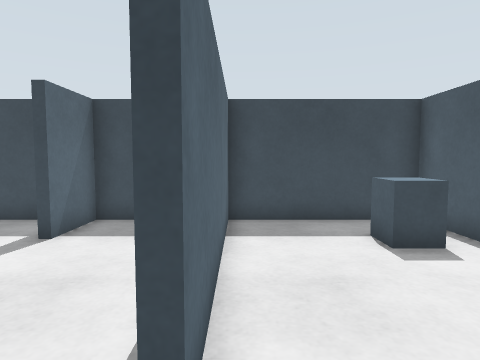
view 1 (above)

15 first-person views from a walk through a robot-simulator world made for Gazebo. The camera is 0.93 m above the floor, tilts 4° down and sees 75° across. The floor is counted in squares, 0.5 m on a side. Each view is taken from the middle of a square. On the plan, view 1 faces up. The plan holds only what a view shows up to about 17 squares ahead; the rest is blank. The place goes on beyond the plan.

view 2
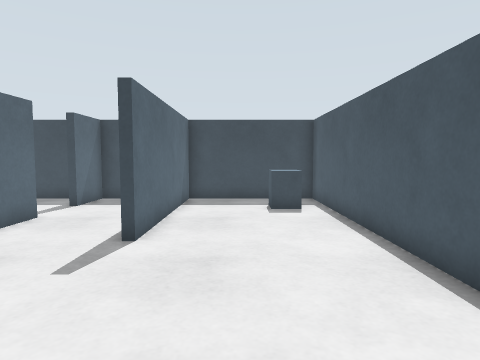

view 3
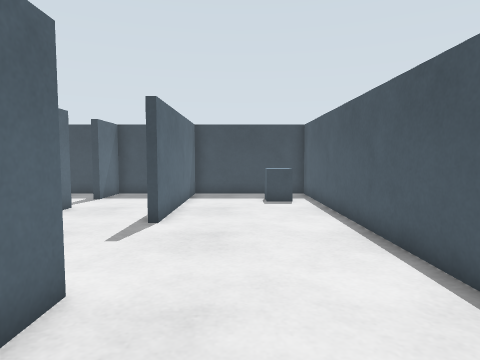

view 4
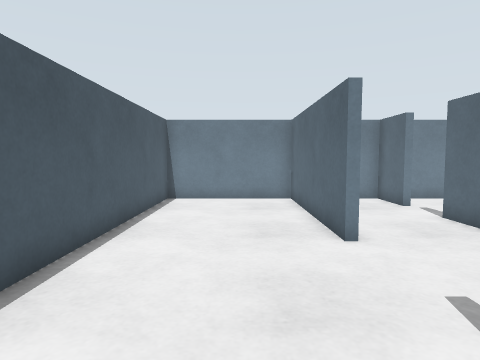

view 5
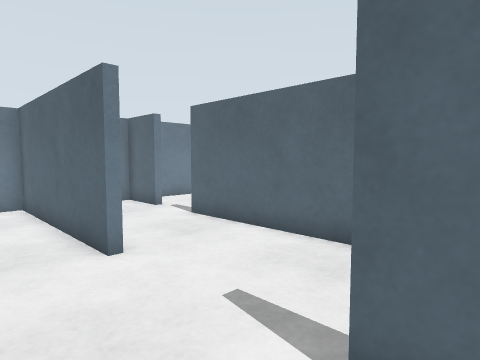

view 6
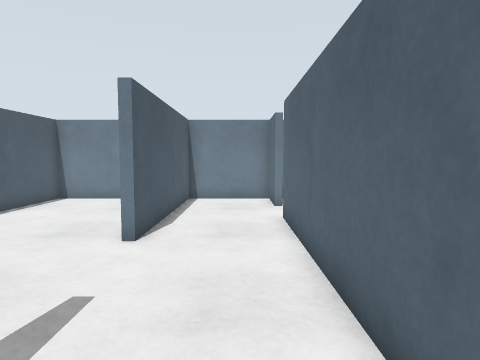

view 7
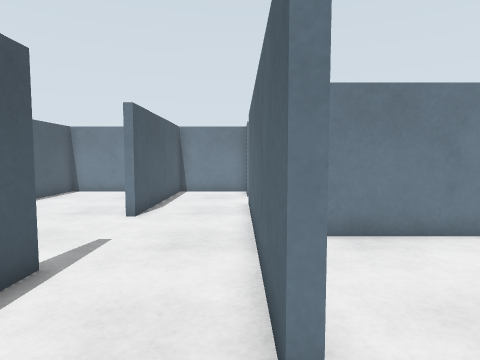

view 8
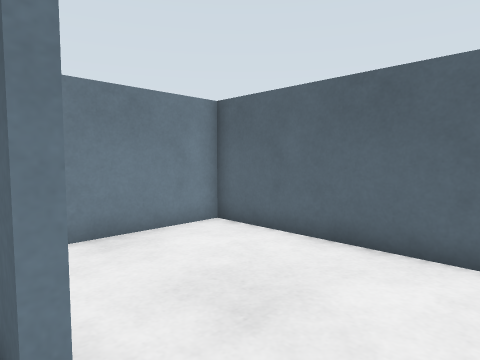

view 9
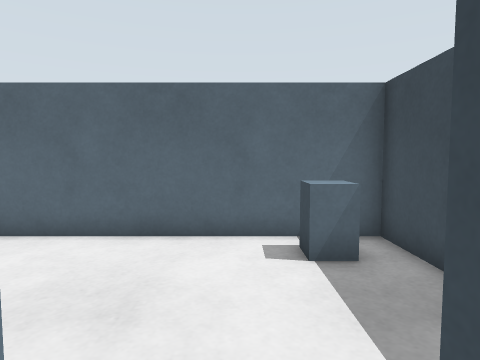

view 10
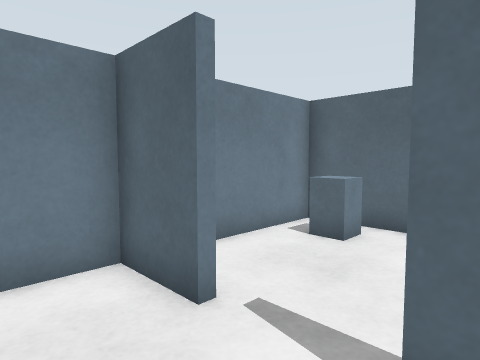

view 11
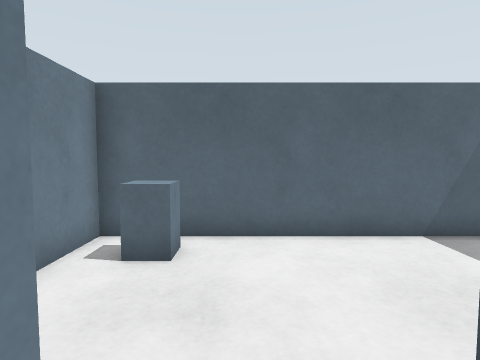

view 12
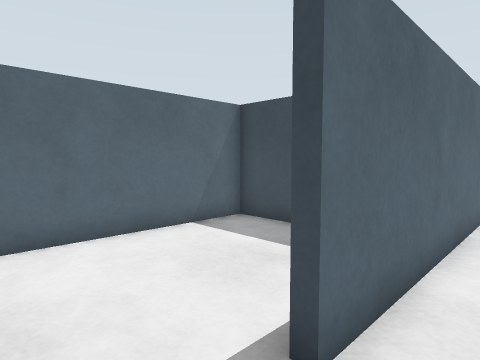

view 13
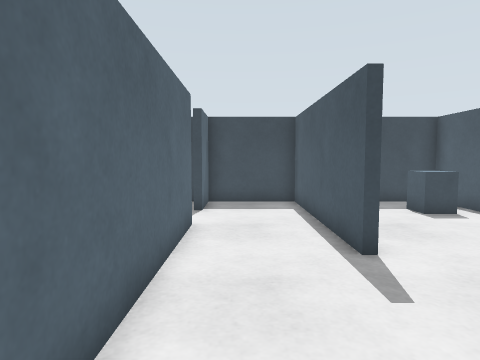

view 14
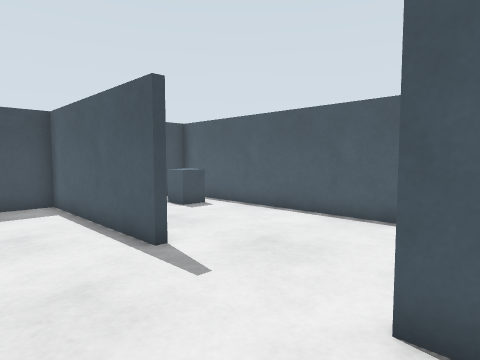

view 15
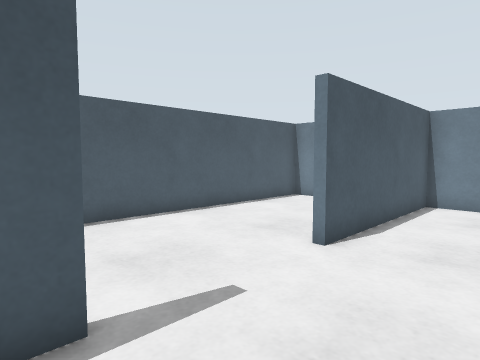

### Floor plan
Ten units are one square. View 1 is at (0, 0); x grows to the right and y downward. Boxes are objects, and circles mark ways between rooms. Rooms are numbered by the first view taken in them; rooms with no view inside come last. Other rooms are left out.
<svg viewBox="-109 -98 168 206">
<path fill="none" stroke="#000" d="M-7 29 -4 29 -4 103 54 103 54 -93 -4 -93 -4 -19M-4 -19 -7 -19 -7 -93 -44 -93 -44 -71M-44 -47 -44 57M-44 81 -44 103 -7 103 -7 29M-48 -47 -44 -47M-44 -71 -48 -71M-49 -93 -104 -93 -104 3 -60 3M-44 57 -48 57M-48 81 -44 81M-82 6 -104 6 -104 103 -49 103"/>
<rect x="25" y="-75" width="20" height="10" fill="#bbb"><title>blue box</title></rect>
<rect x="-95" y="-85" width="10" height="20" fill="#bbb"><title>blue box</title></rect>
<rect x="-95" y="85" width="10" height="10" fill="#bbb"><title>blue box</title></rect>
<circle cx="-10" cy="5" r="3" fill="#2a7"/>
<circle cx="-50" cy="-60" r="3" fill="#2a7"/>
<circle cx="-50" cy="70" r="3" fill="#2a7"/>
<text x="20" y="0">1</text>
<text x="-30" y="0">2</text>
<text x="-80" y="-50">3</text>
<text x="-80" y="60">4</text>
</svg>
Room 1 opens to room 2. Room 2 opens to room 3. Room 2 opens to room 4.

Where each view was taken, in squares from view 1:
view 1: 0 up, 0 right, facing up
view 2: 5 down, 2 right, facing up
view 3: 7 down, 2 right, facing up
view 4: 4 up, 2 right, facing down
view 5: 3 up, 2 right, facing down-left
view 6: 4 up, 3 left, facing down
view 7: 7 up, 4 left, facing down
view 8: 7 up, 4 left, facing down-left
view 9: 6 up, 3 left, facing left
view 10: 5 down, 2 left, facing down-left
view 11: 7 down, 3 left, facing left
view 12: 8 down, 3 left, facing up-left
view 13: 4 down, 3 left, facing up
view 14: 4 down, 4 left, facing up-right
view 15: 3 up, 4 left, facing down-right
